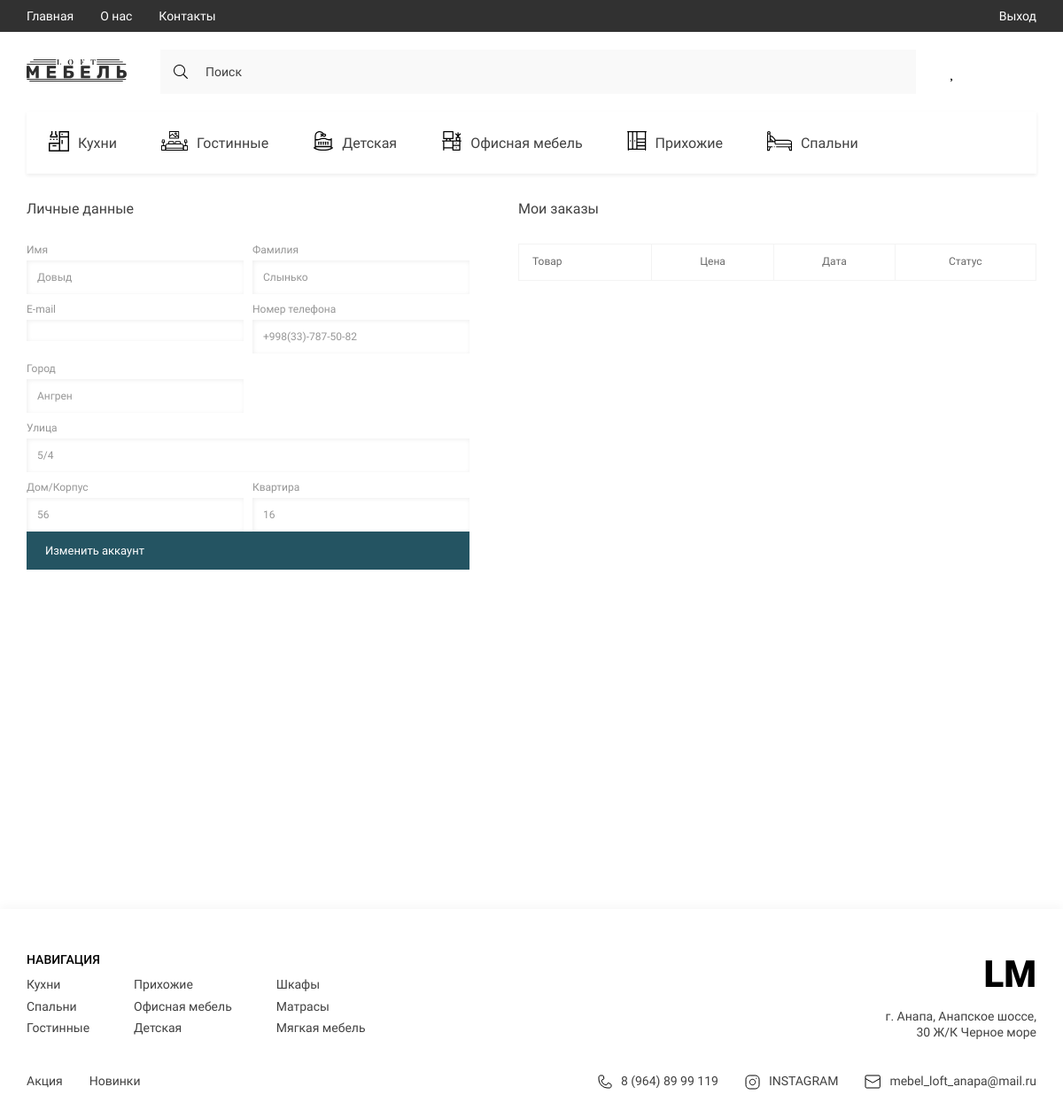
Screenshot of /profile/1 (signed in) with the database file from the repository.
### furniture/models.py (models this page shows, shortened)
class Category(models.Model):
    title = models.CharField(max_length=50, verbose_name='Название категории')
    image = models.ImageField(upload_to='categories/', verbose_name='Иконка категории')
    slug = models.SlugField(unique=True, null=True)
    parent = models.ForeignKey('self', on_delete=models.CASCADE, blank=True, null=True, related_name='subcategories',
                               verbose_name='Категория')
    def get_absolute_url(self):
        return reverse('category_page', kwargs={'slug': self.slug})
    def get_image_category(self):
        if self.image:
            return self.image.url
        else:
            return '-'
    class Meta:
        verbose_name = 'Категория'
        verbose_name_plural = 'Категории'

class Profile(models.Model):
    user = models.OneToOneField(User, on_delete=models.CASCADE, verbose_name='Пользователь')
    first_name = models.CharField(max_length=50, blank=True, null=True, verbose_name='Имя')
    last_name = models.CharField(max_length=50, blank=True, null=True, verbose_name='Фамилия')
    city = models.ForeignKey(City, on_delete=models.CASCADE, blank=True, null=True, verbose_name='Город')
    street = models.CharField(max_length=100, blank=True, null=True, verbose_name='Улица')
    house = models.CharField(max_length=100, blank=True, null=True, verbose_name='Дом/Корпус')
    flat = models.CharField(max_length=100, blank=True, null=True, verbose_name='Квартира')
    email = models.EmailField(blank=True, null=True, verbose_name='Почта')
    phone = models.CharField(max_length=50, blank=True, null=True, verbose_name='Номер телефона')
    class Meta:
        verbose_name = 'Профиль'
        verbose_name_plural = 'Профиля'

class City(models.Model):
    city_name = models.CharField(max_length=100, verbose_name='Название города')
    def __str__(self):
        return self.city_name
    class Meta:
        verbose_name = 'Город'
        verbose_name_plural = 'Города'

### furniture/views.py (the view)
# urls.py: path('profile/<int:pk>', profile_view, name='profile'),
def profile_view(request, pk):
    profile = Profile.objects.get(user_id=pk)
    user_orders = Order.objects.filter(user=request.user)
    user_order_item = OrderItem.objects.all()
    context = {
        'title': f'Профиль: {profile.user.username}',
        'profile': profile,
        'user_orders': user_orders,
        'user_order_item': user_order_item
    }
    return render(request, 'pages/profile.html', context)

### furniture/templatetags/furniture_tags.py (called while the page is built)
@register.simple_tag()
def get_categories():
    return Category.objects.filter(parent=None)

### furniture/templates/pages/profile.html (shortened to what this page needs)
{% extends 'base.html' %}
{% block main %}
<main class="main">
    <div class="profile">
        <div class="container">
            <div class="profile__content">
                <form class="profile__form">
                    <h2 class="profile__title">Личные данные</h2>
                    <div class="profile__form-grid">
                        <div class="input__title">
                            <h2>Имя</h2>
                            <div class="contact__section-input">{{ profile.first_name }}</div>
                        </div>
                        <div class="input__title">
                            <h2>Фамилия</h2>
                            <div class="contact__section-input">{{ profile.last_name }}</div>
                        </div>
                        <div class="input__title">
                            <h2>E-mail</h2>
                            <div class="contact__section-input">{{ profile.user.email }}</div>
                        </div>
                        <div class="input__title">
                            <h2>Номер телефона</h2>
                            <div class="contact__section-input">{{ profile.phone }}</div>
                        </div>
                        <div class="input__title">
                            <h2>Город</h2>
                            <div class="contact__section-input">{{ profile.city }}</div>
                        </div>
                        <div></div>
                        <div class="input__title _span-two">
                            <h2>Улица</h2>
                            <div class="contact__section-input">{{ profile.street }}</div>
                        </div>
                        <div class="input__title">
                            <h2>Дом/Корпус</h2>
                            <div class="contact__section-input">{{ profile.house }}</div>
                        </div>
                        <div class="input__title">
                            <h2>Квартира</h2>
                            <div class="contact__section-input">{{ profile.flat }}</div>
                        </div>
                    </div>
                    <a href="{% url 'edit_profile' %}" class="btn btn-primary"> Изменить аккаунт</a>
                </form>
                <div class="profile__orders">
                    <h2 class="profile__title">Мои заказы</h2>
                    <table class="profile__table">
                        <tr>
                            <td colspan="4">Товар</td>
                            <td>Цена</td>
                            <td>Дата</td>
                            <td>Статус</td>
                        </tr>
                    </table>
                </div>
            </div>
        </div>
    </div>
</main>
{% endblock main %}

### furniture/templates/components/_cart_category.html
{% load static %}
{% load furniture_tags %}
{% get_categories as categories %}
{% for category in categories %}
<li>
    <a href="{{ category.get_absolute_url }}" class="header__list-links">
        <span class="header__list-img">
            <img src="{{ category.get_image_category }}" alt="icons">
        </span>
        {{ category.title }}
    </a>
</li>
{% endfor %}

### furniture/static/furniture/style/style.css (style rules this page uses)
:root { --containerWidth: 1140px; --primaryColor: #414141; --primaryFont: 'Roboto'; --mainColor: #245462; }
* { padding: 0; margin: 0; box-sizing: border-box; text-decoration: none; list-style: none; font-family: var(--primaryFont); }
.container { width: 100%; max-width: calc(var(--containerWidth) + 30px); margin: 0 auto; padding: 0 15px; }
.btn { outline: none; border: none; padding: 13px 20px; font-style: normal; font-weight: normal; font-size: 13px; line-height: 15px; background: var(--mainColor); border: 1px solid var(--mainColor); transition: color .3s linear, background .3s linear; color: #FFFFFF; }
.header__list-links { padding: 24px 25px; display: flex; justify-content: center; align-items: center; height: 70px; transition: background .3s linear, color .3s linear; width: max-content; font-family: 'Roboto'; font-size: 16px; line-height: 19px; color: #414141; }
.header__list-links img { margin-right: 10px; min-width: 18px; transition: filter .3s linear; }
.main { width: 100%; flex-grow: 1; padding-bottom: 150px; }
.input__title { width: 100%; }
.input__title h2, .textarea__title { font-style: normal; font-weight: normal; font-size: 12px; line-height: 14px; color: #969696; margin-bottom: 5px; }
.contact__section-input, .contact__section-message { width: 100%; font-style: normal; font-weight: normal; font-size: 12px; line-height: 14px; resize: none; color: #969696; padding: 12px; box-shadow: inset 1px 1px 5px rgba(0, 0, 0, 0.07); border: none; outline: none; }
.profile { width: 100%; }
.profile__content { display: flex; justify-content: space-between; }
.profile__form { display: flex; flex-direction: column; width: 100%; max-width: 500px; }
.profile__title { font-style: normal; font-weight: normal; font-size: 16px; line-height: 19px; color: var(--primaryColor); margin-bottom: 30px; }
.profile__form-grid { display: grid; grid-template-columns: repeat(2, 1fr); gap: 10px; }
._span-two { grid-column: span 2; }
.profile__table { font-style: normal; font-weight: normal; font-size: 12px; line-height: 147.69%; color: #686868; }
.profile__table td, .profile__table { border: 1px solid #F3F3F3; border-collapse: collapse; }
.profile__table tr td { text-align: center; padding: 25px 15px; }
.profile__table tr:first-child td { padding: 11px 15px; }
.profile__table tr:first-child td:first-child { text-align-last: left; }
.profile__orders { display: flex; flex-direction: column; width: 100%; max-width: 585px; }

### rows the page displays
Category: get_image_category (picture), title "Кухни"
Category: get_image_category (picture), title "Гостинные"
Category: get_image_category (picture), title "Детская"
Category: get_image_category (picture), title "Офисная мебель"
Category: get_image_category (picture), title "Прихожие"
Category: get_image_category (picture), title "Спальни"
Profile: first_name "Довыд", last_name "Слынько", phone "+998(33)-787-50-82", city "Ангрен", street "5/4", house "56", flat "16"
